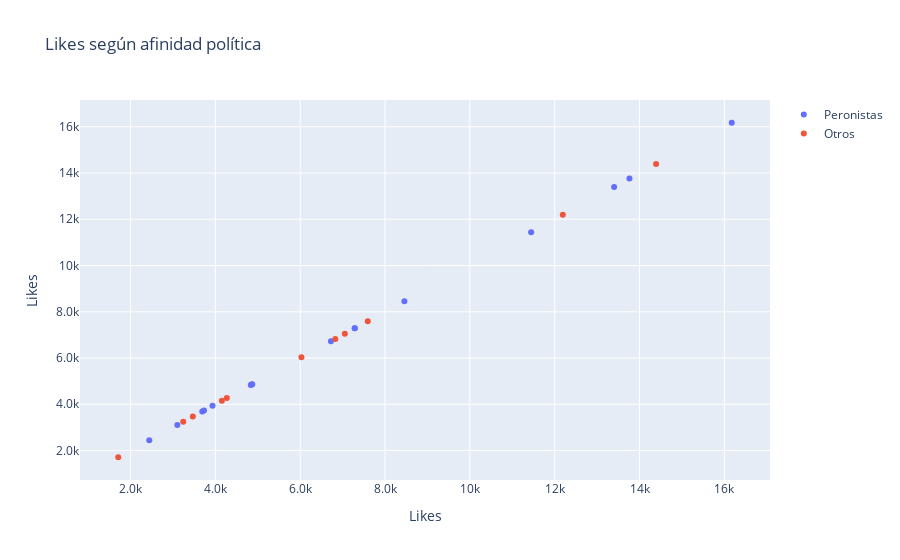

The cell this chart's notebook holds for it:
### Markdown cell above
### Gráfico 2

### Code cell
# Creamos la figura
fig = go.Figure()

# Gráfico interactivo para los videos peronistas
fig.add_trace(go.Scatter(
    x=df_peronistas['like_count'],
    y=df_peronistas['like_count'],
    mode='markers',
    hovertemplate='<b>%{text}</b><br>Likes: %{x}<br>Porcentaje de likes: %{customdata:.2%}<extra></extra>',
    text=df_peronistas[['video_title', 'afinidad_politica']],
    customdata=df_peronistas['like_count'] / df_peronistas['view_count'],
    name='Peronistas'
))

# Gráfico interactivo para los videos no peronistas
fig.add_trace(go.Scatter(
    x=df_no_peronistas['like_count'],
    y=df_no_peronistas['like_count'],
    mode='markers',
    hovertemplate='<b>%{text}</b><br>Likes: %{x}<br>Porcentaje de likes: %{customdata:.2%}<extra></extra>',
    text=df_no_peronistas[['video_title', 'afinidad_politica']],
    customdata=df_no_peronistas['like_count'] / df_no_peronistas['view_count'],
    name='Otros'
))

# Configuración del diseño y ejes
fig.update_layout(
    xaxis=dict(
        tickformat='.2s',
        title='Likes'
    ),
    yaxis=dict(
        tickformat='.2s',
        title='Likes'
    ),
    title='Likes según afinidad política'
)


fig.show()

# Generamos la imagen del gráfico para que sea visible en Github
pio.write_image(fig, 'grafico4.png')

Image('grafico4.png')

### Figure 1 — Plotly figure (JSON) as saved in the notebook; plotly's stock layout.template omitted (floating-point values rounded to 4 significant figures)
{"data": [{"customdata": [0.03171, 0.0235, 0.02199, 0.0259, 0.01878, 0.03212, 0.03527, 0.03166, 0.03371, 0.02047, 0.0253, 0.0385, 0.03318, 0.03466, 0.01956, 0.02415], "hovertemplate": "<b>%{text}</b><br>Likes: %{x}<br>Porcentaje de likes: %{customdata:.2%}<extra></extra>", "mode": "markers", "name": "Peronistas", "text": [["El Método Rebord #50 - Alberto Fernández", "peronismo"], ["El Método Rebord #47 - Máximo Kirchner", "peronismo"], ["El Método Rebord #46 - Emmanuel Alvarez Agis", "peronismo"], ["El Método Rebord #40 - Sergio Berni", "peronismo"], ["El Método Rebord #37 - Fernando Vaca Narvaja", "peronismo"], ["El Método Rebord #34 - Jorge Capitanich", "peronismo"], ["El Método Rebord #32 - Juan Grabois", "peronismo"], ["El Método Rebord #29 - Guillermo Moreno", "peronismo"], ["El Método Rebord #28 - Fernando &quot;Pato&quot; Galmarini", "peronismo"], ["El Método Rebord #20 - Carlos Corach", "peronismo"], ["El Método Rebord #57 - Julio de Vido", "peronismo"], ["El Método Rebord #15 - Leandro Santoro", "peronismo"], ["El Método Rebord #12 - Matías Kulfas", "peronismo"], ["El Método Rebord #9 - Mayra Arena", "peronismo"], ["El Método Rebord #4 - Ofelia Fernández", "peronismo"], ["El Método Rebord #2 - Pedro Rosemblat", "peronismo"]], "type": "scatter", "x": [16174, 13401, 7283, 4869, 7289, 3103, 11444, 13762, 3690, 3933, 4855, 3732, 2441, 4836, 6725, 8456], "y": [16174, 13401, 7283, 4869, 7289, 3103, 11444, 13762, 3690, 3933, 4855, 3732, 2441, 4836, 6725, 8456]}, {"customdata": [0.02139, 0.02131, 0.02664, 0.02327, 0.02545, 0.03697, 0.02842, 0.02856, 0.02873, 0.02591, 0.04795], "hovertemplate": "<b>%{text}</b><br>Likes: %{x}<br>Porcentaje de likes: %{customdata:.2%}<extra></extra>", "mode": "markers", "name": "Otros", "text": [["El Método Rebord #53 - Carlos Melconian", "cambiemos"], ["El Método Rebord #42 - Cristian Ritondo", "cambiemos"], ["Cónclave #2 - Santi Maratea y Ofelia Fernández", null], ["Cónclave #1 - Carlos Maslatón e Iván Schargrodsky", "liberal"], ["El Método Rebord #33 - Jorge Altamira", "izquierda"], ["El Método Rebord #27 - Franco Rinaldi", "liberal"], ["El Método Rebord #23 - Sergio Chodos", null], ["El Método Rebord #19 - Gustavo Grobocopatel", null], ["El Método Rebord #14 - Diego Lagomarsino", null], ["El Método Rebord #7 - Carlos Maslatón", "liberal"], ["El Método Rebord #6 - Georgina Orellano", null]], "type": "scatter", "x": [7593, 1710, 6029, 12191, 4270, 6827, 3242, 3468, 7052, 14390, 4153], "y": [7593, 1710, 6029, 12191, 4270, 6827, 3242, 3468, 7052, 14390, 4153]}], "layout": {"autosize": true, "title": {"text": "Likes según afinidad política"}, "xaxis": {"autorange": true, "range": [846.3, 17040.0], "tickformat": ".2s", "title": {"text": "Likes"}, "type": "linear"}, "yaxis": {"autorange": true, "range": [516.4, 17370.0], "tickformat": ".2s", "title": {"text": "Likes"}, "type": "linear"}}}
